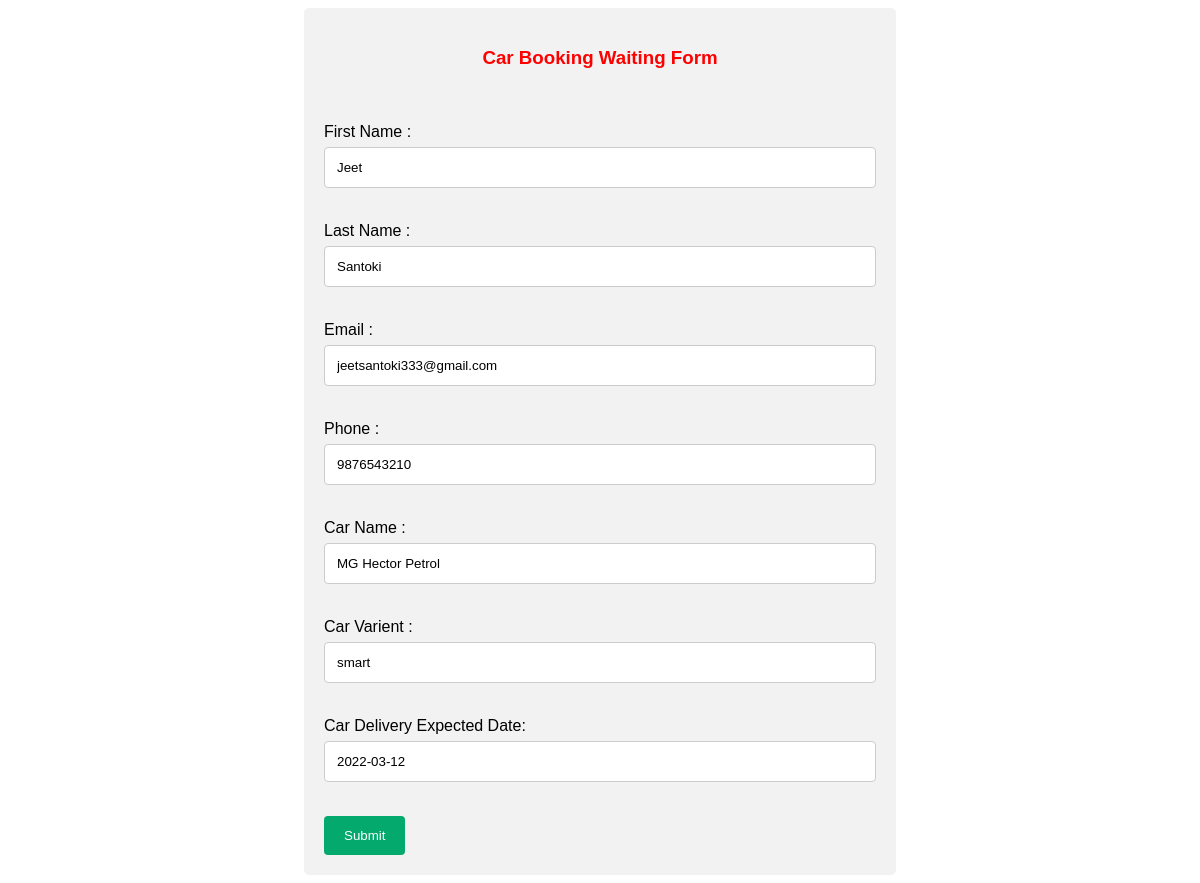
The page /Admin/waiting_update.php?id=3 on the database its author committed.
### tables this page shows
CREATE TABLE `waiting` (
  `id` int(11) NOT NULL,
  `fname` varchar(100) NOT NULL,
  `lname` varchar(200) NOT NULL,
  `email` varchar(100) NOT NULL,
  `phone` varchar(100) NOT NULL,
  `carname` varchar(200) NOT NULL,
  `varient` varchar(200) NOT NULL,
  `date` date NOT NULL
);

### Admin/waiting_update.php (the view, shortened to what this page needs)
<?php
$con = mysqli_connect("localhost", "root", "", "user");
$id=$_GET['id'];
$query=mysqli_query($con,"SELECT * FROM waiting WHERE id='$id'");
$data=mysqli_fetch_array($query);
?>
<!DOCTYPE html>
<html>
<head>
</head>
<body>
<div class="container">
  <form  method="POST">
    <h3 class="b">Car Booking Waiting Form</h3>
    <br></br>
    <label for="">First Name : </label>
    <input type="text" name="fname" required value="<?php echo $data['fname'];?>">
    <br></br>
    <label for="">Last Name : </label>
    <input type="text" name="lname" required value="<?php echo $data['lname'];?>">
    <br></br>
     <label for="">Email : </label>
    <input type="text" name="email" required value="<?php echo $data['email'];?>">
    <br></br>
    <label for="">Phone : </label>
    <input type="text" name="phone" required value="<?php echo $data['phone'];?>">
    <br></br>
    <label for="">Car Name : </label>
    <input type="text" name="carname" required value="<?php echo $data['carname'];?>">
    <br></br>
    <label for="">Car Varient : </label>
    <input type="text" name="varient" required value="<?php echo $data['varient'];?>">
    <br></br>
    <label for="">Car Delivery Expected Date: </label>
    <input type="text" name="date" placeholder="yyyy/mm/dd" required value="<?php echo $data['date'];?>">
    <br></br>
    <input type="submit" value="Submit" name="submit" align="right">
</div>
</body>
</html>

### Admin/waiting_update.php (style rules this page uses)
body { font-family: Arial, Helvetica, sans-serif; }
* { box-sizing: border-box; }
input[type=text], select, textarea { width: 100%; padding: 12px; border: 1px solid #ccc; border-radius: 4px; box-sizing: border-box; margin-top: 6px; margin-bottom: 16px; resize: vertical; }
input[type=submit] { background-color: #04AA6D; color: white; padding: 12px 20px; border: none; border-radius: 4px; cursor: pointer; }
.container { border-radius: 5px; background-color: #f2f2f2; padding: 20px; width: 50%; margin-left: 25%; }
.b { text-align: center; color: red; }
body { background-image: url("final.jpg"); }

### rows shown on the page
waiting: fname "Jeet", lname "Santoki", email "jeetsantoki333@gmail.com", phone "9876543210", carname "MG Hector Petrol", varient "smart", date "2022-03-12"
